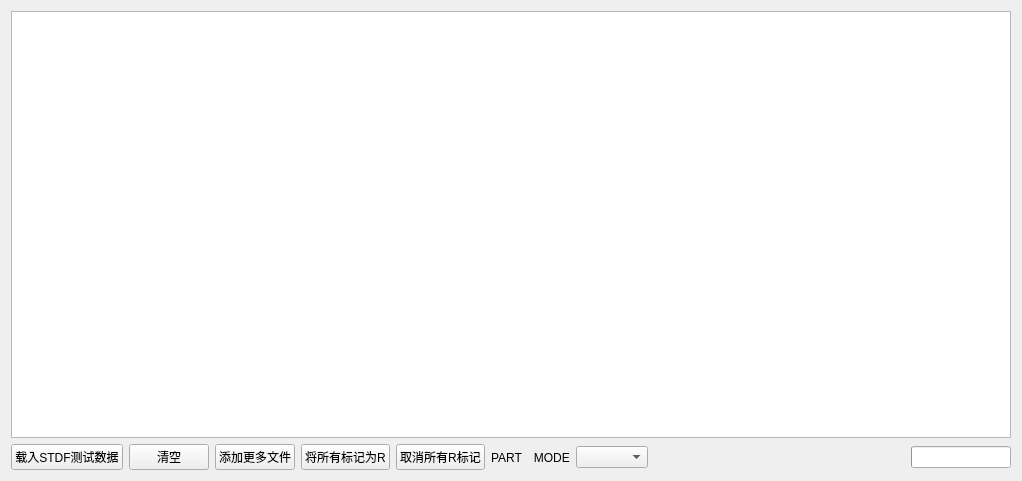
<?xml version="1.0" encoding="UTF-8"?>
<ui version="4.0">
 <class>Form</class>
 <widget class="QWidget" name="Form">
  <property name="geometry">
   <rect>
    <x>0</x>
    <y>0</y>
    <width>1022</width>
    <height>481</height>
   </rect>
  </property>
  <property name="windowTitle">
   <string>Form</string>
  </property>
  <layout class="QVBoxLayout" name="verticalLayout">
   <item>
    <layout class="QGridLayout" name="gridLayout_2">
     <item row="0" column="0">
      <widget class="QtTableWidget" name="tableWidget"/>
     </item>
    </layout>
   </item>
   <item>
    <layout class="QHBoxLayout" name="horizontalLayout_2">
     <item>
      <widget class="QPushButton" name="pushButton">
       <property name="text">
        <string>载入STDF测试数据</string>
       </property>
      </widget>
     </item>
     <item>
      <widget class="QPushButton" name="pushButton_6">
       <property name="text">
        <string>清空</string>
       </property>
      </widget>
     </item>
     <item>
      <widget class="QPushButton" name="pushButton_2">
       <property name="text">
        <string>添加更多文件</string>
       </property>
      </widget>
     </item>
     <item>
      <widget class="QPushButton" name="pushButton_3">
       <property name="text">
        <string>将所有标记为R</string>
       </property>
      </widget>
     </item>
     <item>
      <widget class="QPushButton" name="pushButton_4">
       <property name="text">
        <string>取消所有R标记</string>
       </property>
      </widget>
     </item>
     <item>
      <widget class="QLabel" name="label">
       <property name="text">
        <string>PART　MODE</string>
       </property>
      </widget>
     </item>
     <item>
      <widget class="QComboBox" name="comboBox"/>
     </item>
     <item>
      <spacer name="horizontalSpacer">
       <property name="orientation">
        <enum>Qt::Horizontal</enum>
       </property>
       <property name="sizeHint" stdset="0">
        <size>
         <width>40</width>
         <height>20</height>
        </size>
       </property>
      </spacer>
     </item>
     <item>
      <widget class="QProgressBar" name="progressBar">
       <property name="maximumSize">
        <size>
         <width>100</width>
         <height>16777215</height>
        </size>
       </property>
       <property name="value">
        <number>0</number>
       </property>
       <property name="textVisible">
        <bool>false</bool>
       </property>
       <property name="format">
        <string/>
       </property>
      </widget>
     </item>
    </layout>
   </item>
  </layout>
 </widget>
 <customwidgets>
  <customwidget>
   <class>QtTableWidget</class>
   <extends>QTableWidget</extends>
   <header>ui_component.ui_module.table_module</header>
  </customwidget>
 </customwidgets>
 <resources/>
 <connections/>
</ui>
